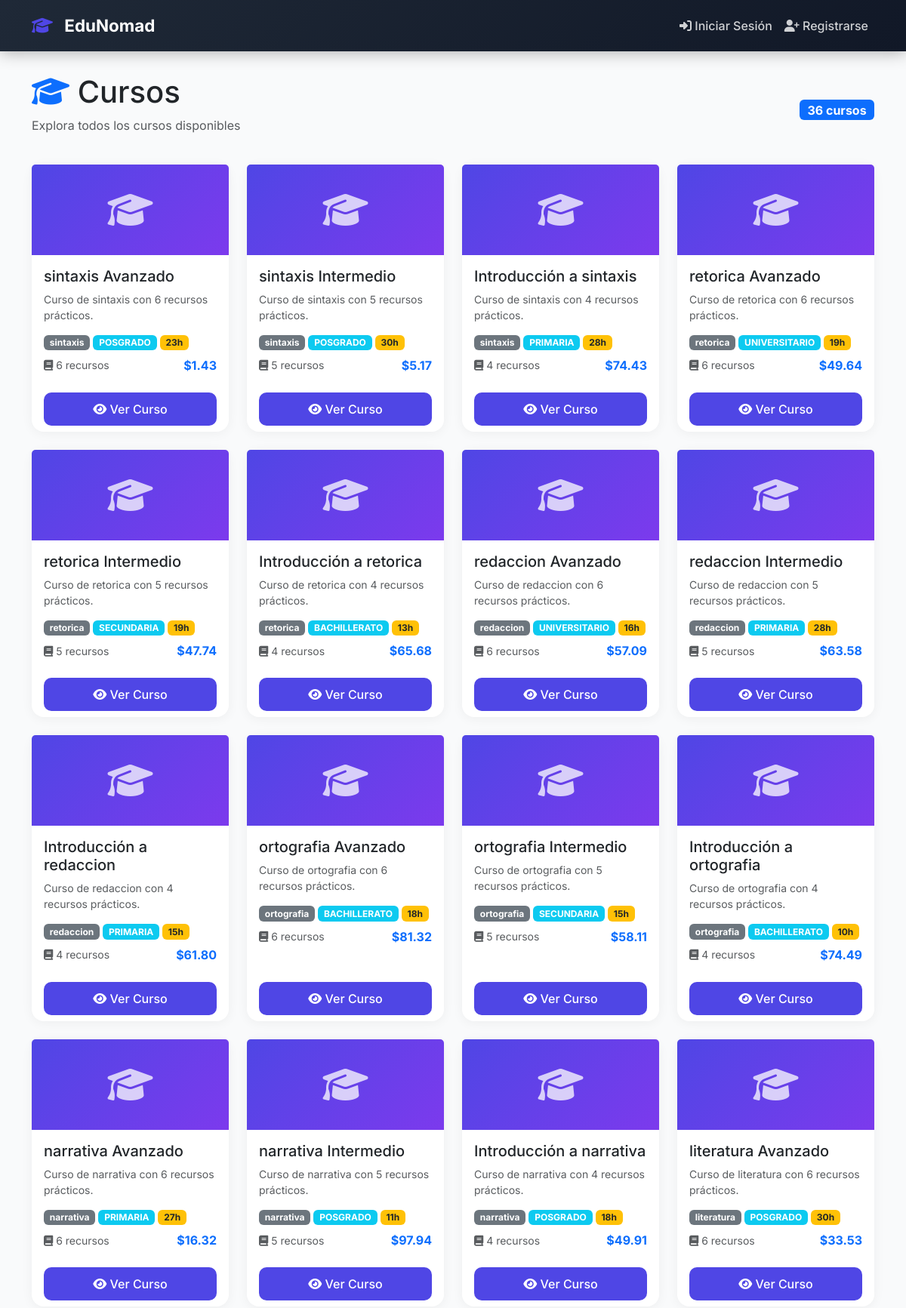
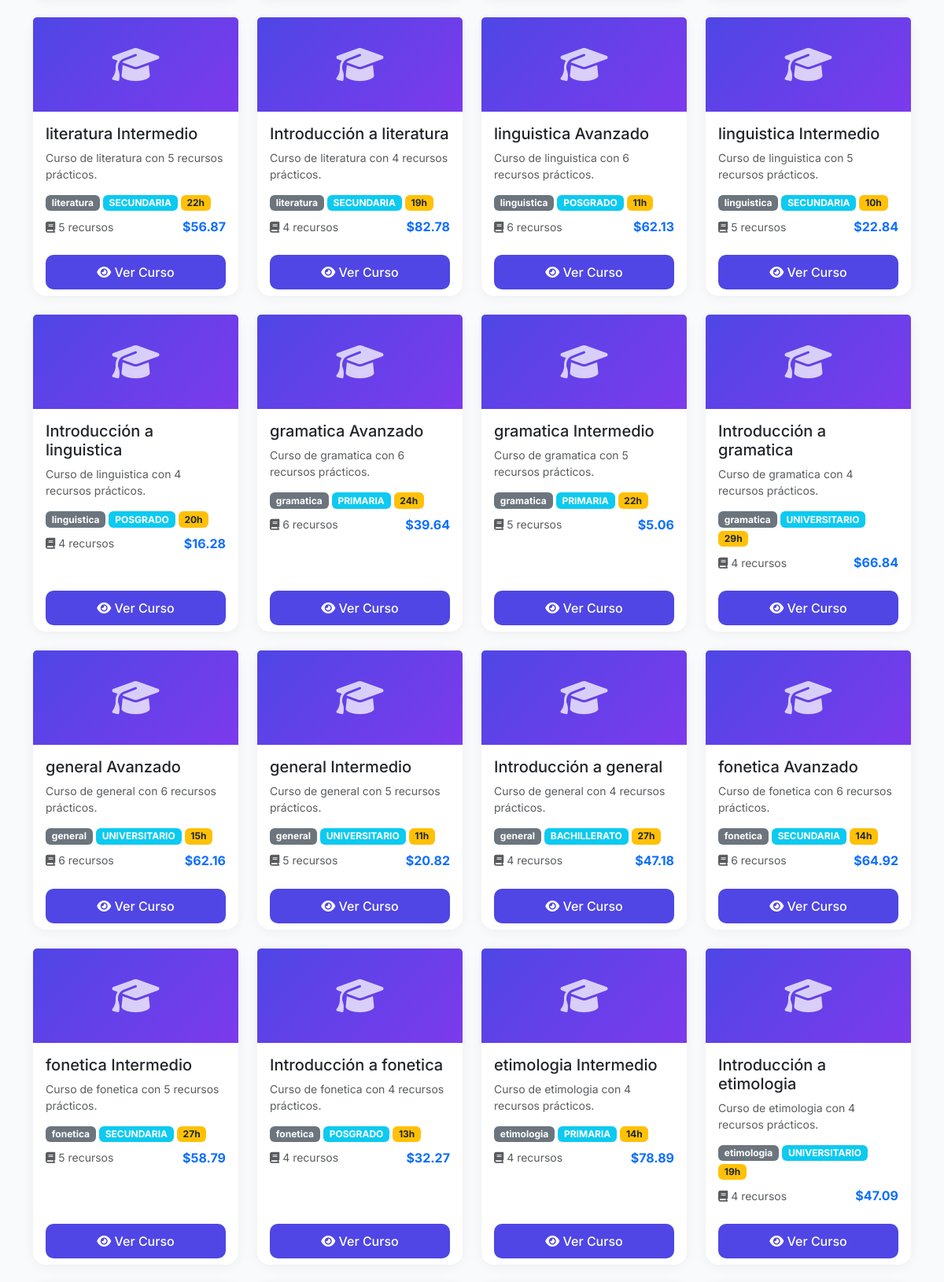
Screenshot of /cursos/ (upper part) with the database file from the repository (2 pictures, top to bottom).
### apps/core/models.py (models this page shows, shortened)
class Curso(models.Model):
    NIVELES = [
        ('PRIMARIA', 'Primaria'),
        ('SECUNDARIA', 'Secundaria'),
        ('BACHILLERATO', 'Bachillerato'),
        ('UNIVERSITARIO', 'Universitario'),
        ('POSGRADO', 'Posgrado'),
        ('LIBRE', 'Libre'),
    ]
    ESTADOS = [
        ('BORRADOR', 'Borrador'),
        ('PUBLICADO', 'Publicado'),
        ('ARCHIVADO', 'Archivado'),
    ]
    titulo = models.CharField(max_length=200)
    slug = models.SlugField(max_length=200, unique=True, blank=True)
    descripcion = models.TextField()
    categoria = models.CharField(max_length=100, db_index=True)
    nivel = models.CharField(max_length=20, choices=NIVELES, default='LIBRE')
    estado = models.CharField(max_length=20, choices=ESTADOS, default='BORRADOR')
    duracion_horas = models.IntegerField(default=10)
    recursos = models.ManyToManyField(RecursoEducativo, related_name='cursos', blank=True)
    fecha_creacion = models.DateTimeField(auto_now_add=True)
    fecha_actualizacion = models.DateTimeField(auto_now=True)
    imagen_url = models.URLField(blank=True, null=True)
    palabras_clave = models.CharField(max_length=500, blank=True)
    precio = models.DecimalField(max_digits=10, decimal_places=2, default=0.00)
    class Meta:
        ordering = ['-fecha_creacion']
        indexes = [
            models.Index(fields=['categoria']),
            models.Index(fields=['nivel']),
            models.Index(fields=['estado']),
        ]

### apps/core/views.py (the view)
# urls.py: path('cursos/', lista_cursos, name='lista_cursos'),
def lista_cursos(request):
    cursos = Curso.objects.all().order_by('-fecha_creacion')
    cursos = cursos.annotate(total_recursos_count=Count('recursos'))
    context = {
        'cursos': cursos,
        'total_cursos': cursos.count(),
    }
    return render(request, 'lms/cursos/lista.html', context)

### templates/lms/cursos/lista.html (shortened to what this page needs)
{% extends "base.html" %}
{% block content %}
<div class="animate-fade-in">
    <div class="d-flex justify-content-between align-items-center mb-4">
        <div>
            <h1><i class="fas fa-graduation-cap text-primary"></i> Cursos</h1>
            <p class="text-muted">Explora todos los cursos disponibles</p>
        </div>
        <div>
            <span class="badge bg-primary fs-6">{{ total_cursos }} cursos</span>
        </div>
    </div>
    <div class="row g-4">
        {% for curso in cursos %}
        <div class="col-md-4 col-lg-3">
            <div class="card h-100 course-card">
                <div class="card-img-top" style="background: linear-gradient(135deg,
                    #4F46E5 0%, #7C3AED 100%);
                    height: 120px; display: flex; align-items: center; justify-content: center;">
                    <i class="fas fa-graduation-cap fa-3x text-white opacity-75"></i>
                </div>
                <div class="card-body">
                    <h5 class="card-title">{{ curso.titulo|truncatechars:40 }}</h5>
                    <p class="card-text small text-muted">{{ curso.descripcion|truncatechars:80 }}</p>
                    <div class="d-flex flex-wrap gap-1 mb-2">
                        <span class="badge bg-secondary">{{ curso.categoria }}</span>
                        <span class="badge bg-info">{{ curso.nivel }}</span>
                        <span class="badge bg-warning text-dark">{{ curso.duracion_horas }}h</span>
                    </div>
                    <div class="d-flex justify-content-between align-items-center mt-2">
                        <small class="text-muted">
                            <i class="fas fa-book"></i> {{ curso.recursos.count }} recursos
                        </small>
                        <span class="fw-bold text-primary">${{ curso.precio|floatformat:2 }}</span>
                    </div>
                </div>
                <div class="card-footer bg-transparent border-0">
                    <a href="/cursos/{{ curso.id }}/" class="btn btn-primary w-100">
                        <i class="fas fa-eye"></i> Ver Curso
                    </a>
                </div>
            </div>
        </div>
        {% empty %}
        <div class="col-12 text-center py-5">
            <i class="fas fa-book-open fa-4x text-muted mb-3"></i>
            <h4>No hay cursos disponibles</h4>
            <p class="text-muted">Los cursos se mostrarán aquí cuando estén disponibles.</p>
        </div>
        {% endfor %}
    </div>
</div>
{% endblock %}

### templates/base.html (style rules this page uses)
:root { --primary: #4F46E5; --primary-dark: #4338CA; --success: #10B981; --warning: #F59E0B; --danger: #EF4444; --info: #3B82F6; --dark: #1F2937; --gray: #6B7280; --light: #F3F4F6; }
* { margin: 0; padding: 0; box-sizing: border-box; }
body { font-family: 'Inter', 'Segoe UI', Tahoma, Geneva, Verdana, sans-serif; background: #F9FAFB; min-height: 100vh; }
.card { border: none; border-radius: 16px; box-shadow: 0 2px 15px rgba(0,0,0,0.05); transition: all 0.3s ease; background: white; }
.btn-primary { background: var(--primary); border: none; padding: 10px 25px; border-radius: 10px; font-weight: 500; transition: all 0.3s; }
.animate-fade-in { animation: fadeInUp 0.5s ease forwards; }

### templates/lms/cursos/lista.html (style rules this page uses)
.course-card { transition: all 0.3s ease; }

### rows the page displays
Curso: titulo "sintaxis Avanzado", descripcion "Curso de sintaxis con 6 recursos prácticos.", categoria "sintaxis", nivel "POSGRADO", duracion_horas "23", recursos.count "6", precio "1.43"
Curso: titulo "sintaxis Intermedio", descripcion "Curso de sintaxis con 5 recursos prácticos.", categoria "sintaxis", nivel "POSGRADO", duracion_horas "30", recursos.count "5", precio "5.17"
Curso: titulo "Introducción a sintaxis", descripcion "Curso de sintaxis con 4 recursos prácticos.", categoria "sintaxis", nivel "PRIMARIA", duracion_horas "28", recursos.count "4", precio "74.43"
Curso: titulo "retorica Avanzado", descripcion "Curso de retorica con 6 recursos prácticos.", categoria "retorica", nivel "UNIVERSITARIO", duracion_horas "19", recursos.count "6", precio "49.64"
Curso: titulo "retorica Intermedio", descripcion "Curso de retorica con 5 recursos prácticos.", categoria "retorica", nivel "SECUNDARIA", duracion_horas "19", recursos.count "5", precio "47.74"
Curso: titulo "Introducción a retorica", descripcion "Curso de retorica con 4 recursos prácticos.", categoria "retorica", nivel "BACHILLERATO", duracion_horas "13", recursos.count "4", precio "65.68"
Curso: titulo "redaccion Avanzado", descripcion "Curso de redaccion con 6 recursos prácticos.", categoria "redaccion", nivel "UNIVERSITARIO", duracion_horas "16", recursos.count "6", precio "57.09"
Curso: titulo "redaccion Intermedio", descripcion "Curso de redaccion con 5 recursos prácticos.", categoria "redaccion", nivel "PRIMARIA", duracion_horas "28", recursos.count "5", precio "63.58"
Curso: titulo "Introducción a redaccion", descripcion "Curso de redaccion con 4 recursos prácticos.", categoria "redaccion", nivel "PRIMARIA", duracion_horas "15", recursos.count "4", precio "61.80"
Curso: titulo "ortografia Avanzado", descripcion "Curso de ortografia con 6 recursos prácticos.", categoria "ortografia", nivel "BACHILLERATO", duracion_horas "18", recursos.count "6", precio "81.32"
Curso: titulo "ortografia Intermedio", descripcion "Curso de ortografia con 5 recursos prácticos.", categoria "ortografia", nivel "SECUNDARIA", duracion_horas "15", recursos.count "5", precio "58.11"
Curso: titulo "Introducción a ortografia", descripcion "Curso de ortografia con 4 recursos prácticos.", categoria "ortografia", nivel "BACHILLERATO", duracion_horas "10", recursos.count "4", precio "74.49"
Curso: titulo "narrativa Avanzado", descripcion "Curso de narrativa con 6 recursos prácticos.", categoria "narrativa", nivel "PRIMARIA", duracion_horas "27", recursos.count "6", precio "16.32"
Curso: titulo "narrativa Intermedio", descripcion "Curso de narrativa con 5 recursos prácticos.", categoria "narrativa", nivel "POSGRADO", duracion_horas "11", recursos.count "5", precio "97.94"
Curso: titulo "Introducción a narrativa", descripcion "Curso de narrativa con 4 recursos prácticos.", categoria "narrativa", nivel "POSGRADO", duracion_horas "18", recursos.count "4", precio "49.91"
Curso: titulo "literatura Avanzado", descripcion "Curso de literatura con 6 recursos prácticos.", categoria "literatura", nivel "POSGRADO", duracion_horas "30", recursos.count "6", precio "33.53"
Curso: titulo "literatura Intermedio", descripcion "Curso de literatura con 5 recursos prácticos.", categoria "literatura", nivel "SECUNDARIA", duracion_horas "22", recursos.count "5", precio "56.87"
Curso: titulo "Introducción a literatura", descripcion "Curso de literatura con 4 recursos prácticos.", categoria "literatura", nivel "SECUNDARIA", duracion_horas "19", recursos.count "4", precio "82.78"
Curso: titulo "linguistica Avanzado", descripcion "Curso de linguistica con 6 recursos prácticos.", categoria "linguistica", nivel "POSGRADO", duracion_horas "11", recursos.count "6", precio "62.13"
Curso: titulo "linguistica Intermedio", descripcion "Curso de linguistica con 5 recursos prácticos.", categoria "linguistica", nivel "SECUNDARIA", duracion_horas "10", recursos.count "5", precio "22.84"
Curso: titulo "Introducción a linguistica", descripcion "Curso de linguistica con 4 recursos prácticos.", categoria "linguistica", nivel "POSGRADO", duracion_horas "20", recursos.count "4", precio "16.28"
Curso: titulo "gramatica Avanzado", descripcion "Curso de gramatica con 6 recursos prácticos.", categoria "gramatica", nivel "PRIMARIA", duracion_horas "24", recursos.count "6", precio "39.64"
Curso: titulo "gramatica Intermedio", descripcion "Curso de gramatica con 5 recursos prácticos.", categoria "gramatica", nivel "PRIMARIA", duracion_horas "22", recursos.count "5", precio "5.06"
Curso: titulo "Introducción a gramatica", descripcion "Curso de gramatica con 4 recursos prácticos.", categoria "gramatica", nivel "UNIVERSITARIO", duracion_horas "29", recursos.count "4", precio "66.84"
Curso: titulo "general Avanzado", descripcion "Curso de general con 6 recursos prácticos.", categoria "general", nivel "UNIVERSITARIO", duracion_horas "15", recursos.count "6", precio "62.16"
Curso: titulo "general Intermedio", descripcion "Curso de general con 5 recursos prácticos.", categoria "general", nivel "UNIVERSITARIO", duracion_horas "11", recursos.count "5", precio "20.82"
Curso: titulo "Introducción a general", descripcion "Curso de general con 4 recursos prácticos.", categoria "general", nivel "BACHILLERATO", duracion_horas "27", recursos.count "4", precio "47.18"
Curso: titulo "fonetica Avanzado", descripcion "Curso de fonetica con 6 recursos prácticos.", categoria "fonetica", nivel "SECUNDARIA", duracion_horas "14", recursos.count "6", precio "64.92"
Curso: titulo "fonetica Intermedio", descripcion "Curso de fonetica con 5 recursos prácticos.", categoria "fonetica", nivel "SECUNDARIA", duracion_horas "27", recursos.count "5", precio "58.79"
Curso: titulo "Introducción a fonetica", descripcion "Curso de fonetica con 4 recursos prácticos.", categoria "fonetica", nivel "POSGRADO", duracion_horas "13", recursos.count "4", precio "32.27"
Curso: titulo "etimologia Intermedio", descripcion "Curso de etimologia con 4 recursos prácticos.", categoria "etimologia", nivel "PRIMARIA", duracion_horas "14", recursos.count "4", precio "78.89"
Curso: titulo "Introducción a etimologia", descripcion "Curso de etimologia con 4 recursos prácticos.", categoria "etimologia", nivel "UNIVERSITARIO", duracion_horas "19", recursos.count "4", precio "47.09"

### other values shown
{{ total_cursos }} "36"
